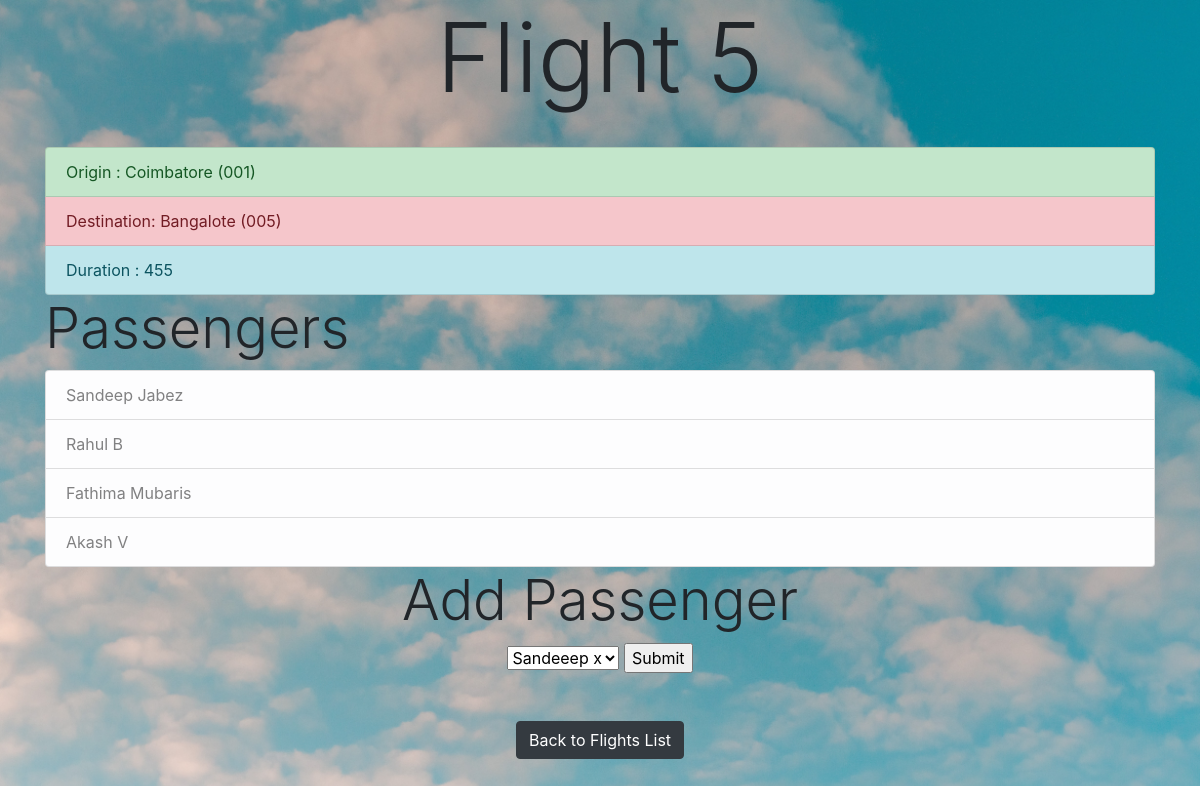
The page /5 on the database its author committed.
### flights/models.py (models this page shows, shortened)
class Flight(models.Model):
    origin = models.ForeignKey(
        Airport, on_delete=models.CASCADE, related_name="departures")
    destination = models.ForeignKey(
        Airport, on_delete=models.CASCADE, related_name="arrivals")
    duration = models.IntegerField()

class Airport(models.Model):
    code = models.CharField(max_length=3)
    city = models.CharField(max_length=64)
    def __str__(self):
        return f"{self.city} ({self.code})"

class Passenger(models.Model):
    first = models.CharField(max_length=64)
    last = models.CharField(max_length=64)
    flights = models.ManyToManyField(
        Flight, blank=True, related_name="passengers")
    def __str__(self):
        return f"{self.first} {self.last}"

### flights/views.py (the view)
# urls.py: path("<int:flight_id>", views.flight, name="flight"),
def flight(request, flight_id):
    flight = Flight.objects.get(pk=flight_id)
    return render(request, "flights/flight.html", {
        "flight": flight,
        "passengers": flight.passengers.all(),
        "non_passengers": Passenger.objects.exclude(flights=flight).all()
    })

### flights/templates/flights/flight.html (shortened to what this page needs)
{% extends "flights/layout.html" %}
{% load static %}
{% block body %}
        <center>
    <h1 class="display-1">Flight {{ flight.id }}</h1>
</center>
    <br>
    <div class="container  font-weight-normal">
    <ul class="list-group" >
        <li class="list-group-item list-group-item-success">Origin : {{ flight.origin }}</li>
        <li class="list-group-item list-group-item-danger">Destination: {{ flight.destination }}</li>
        <li class="list-group-item list-group-item-action list-group-item-info">Duration : {{ flight.duration }}</li>
    </ul>
    <h2 class="display-4">Passengers</h2>
    <ul class="list-group">
        {% for passenger in passengers %}
            <li class="list-group-item list-group-item-light">{{ passenger }}</li>
        {% empty %}
            <li class="list-group-item list-group-item-info">No Passengers</li>
        {% endfor %}
    </ul>
    <center>
    <h2 class="display-4">Add Passenger</h2>
    <form action="{% url 'book' flight.id %}" method="POST">
        <select class="form-select" aria-label="Default select example" name="passenger">
            {% for passenger in non_passengers %}
                <option value="{{ passenger.id }}">{{ passenger }}</option>
            {% endfor %}
        </select>
        <input type="submit">
    </center>
    <br> <br>
    <center>
        <a href="{% url 'index' %}"><button type="button" class="btn btn-dark">Back to Flights List</button></a>
    </div>
{% endblock %}

### rows shown on the page
Flight: id "5", origin "Coimbatore (001)", destination "Bangalote (005)", duration "455"
Passenger: first+last "Sandeep Jabez"
Passenger: first+last "Rahul B"
Passenger: first+last "Fathima Mubaris"
Passenger: first+last "Akash V"

### other values the page prints
form field passenger "Sandeeep x"
